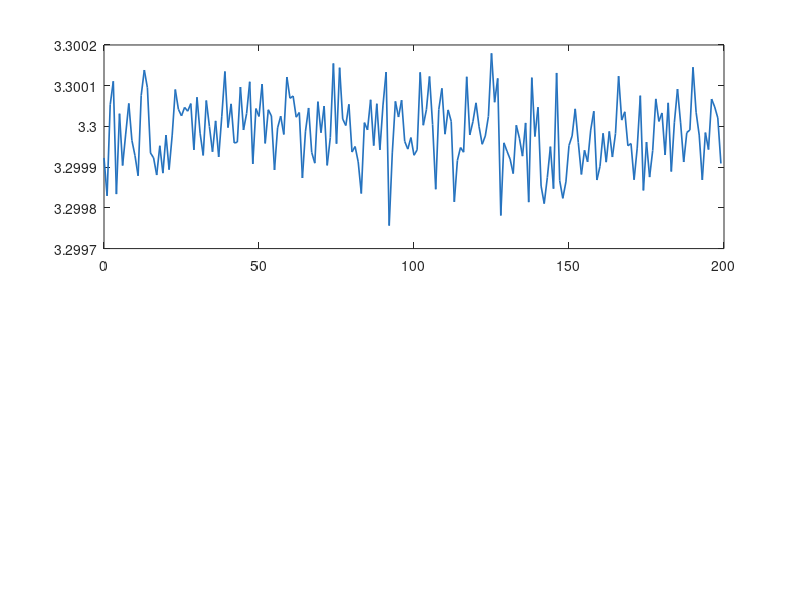

This figure's MATLAB source: (Note: this script raises an error after producing the figure.)
%% Chapter 2 — Section 2.2 配图生成脚本
% 生成 PCB 信号相关的 10 张讲义配图
close all; clearvars; clc;
out = 'E:\AI-Link Group\Chapter#2\';

%% ═══ 图1：LDO vs DCDC 输出纹波对比 ═══
fs   = 1e6;
t    = (0 : 1/fs : 2e-4 - 1/fs);   % 200 µs

% LDO：直流 + 极小宽带噪声
ldo = 3.3 + 0.00008 * randn(size(t));

% DCDC：直流 + 开关频率 300 kHz 的纹波 + 谐波
f_sw  = 300e3;
dcdc  = 3.3 + 0.015*sin(2*pi*f_sw*t) ...
            + 0.005*sin(2*pi*2*f_sw*t) ...
            + 0.002*sin(2*pi*3*f_sw*t) ...
            + 0.001*randn(size(t));

fig = figure('Position',[100 100 860 460],'Color','w');

ax1 = subplot(2,1,1);
plot(t*1e6, ldo,'Color',[0.15 0.45 0.75],'LineWidth',1.2);
yline(3.3,'k--','LineWidth',0.8);
ylabel('电压 (V)','FontSize',11);
title('线性稳压器（LDO）输出：纹波极小（< 100 µV），宽带白噪声','FontSize',11);
ylim([3.28 3.32]); grid on;
text(180, 3.319, sprintf('纹波 ≈ %d µV_{rms}', 80),'FontSize',10,'Color',[0.15 0.45 0.75],'HorizontalAlignment','right');

ax2 = subplot(2,1,2);
plot(t*1e6, dcdc,'Color',[0.85 0.25 0.1],'LineWidth',1.2);
yline(3.3,'k--','LineWidth',0.8);
ylabel('电压 (V)','FontSize',11);
xlabel('时间 (µs)','FontSize',11);
title(sprintf('开关稳压器（DCDC）输出：含开关频率（%d kHz）纹波及谐波', f_sw/1e3),'FontSize',11);
ylim([3.27 3.33]); grid on;
text(180, 3.328, sprintf('纹波 ≈ %d mV_{pp}', 30),'FontSize',10,'Color',[0.85 0.25 0.1],'HorizontalAlignment','right');

linkaxes([ax1 ax2],'x');
sgtitle('LDO vs DCDC：输出纹波特性对比（相同 3.3 V 输出）','FontSize',13,'FontWeight','bold');
saveas(fig,[out 'fig2_power_ripple.png']); close(fig);

%% ═══ 图2：去耦电容效果 ═══
fs  = 50e6;
t   = (0 : 1/fs : 10e-6 - 1/fs);   % 10 µs

% 模拟逻辑翻转事件（3 次）
events = [1.5e-6, 4e-6, 7.5e-6];
tau_rise = 50e-9;

vcc_ideal = 3.3 * ones(size(t));
disturbance = zeros(size(t));
for ev = events
    idx = t >= ev;
    decay = exp(-(t(idx) - ev) / 0.4e-6);
    disturbance(idx) = disturbance(idx) - 0.35 * decay .* sin(2*pi*15e6*(t(idx)-ev));
end

vcc_no_dec  = vcc_ideal + disturbance + 0.005*randn(size(t));
vcc_with_dec = vcc_ideal + 0.08*disturbance + 0.003*randn(size(t));

fig = figure('Position',[100 100 860 460],'Color','w');

ax1 = subplot(2,1,1);
plot(t*1e6, vcc_no_dec,'Color',[0.85 0.25 0.1],'LineWidth',1.2);
yline(3.3,'k--','LineWidth',0.8);
for ev = events
    xline(ev*1e6,'Color',[0.5 0.5 1],'LineStyle',':','LineWidth',1);
end
ylabel('VCC (V)','FontSize',11);
title('无去耦电容：逻辑翻转时 VCC 出现大幅跌落（>300 mV）','FontSize',11);
ylim([2.85 3.55]); grid on;

ax2 = subplot(2,1,2);
plot(t*1e6, vcc_with_dec,'Color',[0.15 0.65 0.3],'LineWidth',1.2);
yline(3.3,'k--','LineWidth',0.8);
for ev = events
    xline(ev*1e6,'Color',[0.5 0.5 1],'LineStyle',':','LineWidth',1);
end
ylabel('VCC (V)','FontSize',11);
xlabel('时间 (µs)','FontSize',11);
title('有去耦电容（100 nF，紧贴引脚）：VCC 跌落抑制至 <30 mV','FontSize',11);
ylim([2.85 3.55]); grid on;

linkaxes([ax1 ax2],'x');
sgtitle('去耦电容的作用：芯片逻辑翻转时的 VCC 瞬态响应','FontSize',13,'FontWeight','bold');
saveas(fig,[out 'fig2_decoupling_effect.png']); close(fig);

%% ═══ 图3：单端 vs 差分信号抗共模噪声 ═══
fs = 100e3;
t  = (0 : 1/fs : 5e-3 - 1/fs);

sig      = sin(2*pi*1000*t);         % 1 kHz 有效信号
cm_noise = 0.6*sin(2*pi*50*t + 0.3) + 0.2*randn(size(t));  % 共模噪声

% 单端：接收端看到信号 + 共模噪声
se_rx = sig + cm_noise;

% 差分：D+ = sig/2 + cm，D- = -sig/2 + cm
dp = sig/2 + cm_noise;
dn = -sig/2 + cm_noise;
diff_rx = dp - dn;   % 共模消除，信号幅度恢复

fig = figure('Position',[100 100 900 500],'Color','w');

subplot(2,2,1);
plot(t*1e3, dp,'Color',[0.7 0.5 0.2],'LineWidth',1,'DisplayName','D+'); hold on;
plot(t*1e3, dn,'Color',[0.2 0.5 0.7],'LineWidth',1,'DisplayName','D-');
ylabel('幅度 (V)'); title('差分发送端（D+ / D−）','FontSize',11);
legend('FontSize',9); grid on; ylim([-1.5 1.5]);

subplot(2,2,2);
plot(t*1e3, sig,'Color',[0.5 0.5 0.5],'LineWidth',1,'DisplayName','原始信号'); hold on;
plot(t*1e3, se_rx,'Color',[0.85 0.25 0.1],'LineWidth',1,'DisplayName','单端接收（含噪声）');
ylabel('幅度 (V)'); title('单端接收：共模噪声直接叠加在信号上','FontSize',11);
legend('FontSize',9); grid on; ylim([-1.8 1.8]);

subplot(2,2,3);
plot(t*1e3, cm_noise,'Color',[0.85 0.25 0.1],'LineWidth',1);
ylabel('幅度 (V)'); xlabel('时间 (ms)');
title('共模噪声（50 Hz 工频 + 随机噪声）','FontSize',11);
grid on; ylim([-1.5 1.5]);

subplot(2,2,4);
plot(t*1e3, sig,'Color',[0.5 0.5 0.5],'LineWidth',1,'DisplayName','原始信号'); hold on;
plot(t*1e3, diff_rx,'Color',[0.15 0.65 0.3],'LineWidth',1.5,'DisplayName','差分接收（噪声消除）');
ylabel('幅度 (V)'); xlabel('时间 (ms)');
title('差分接收：D+ − D−，共模噪声抵消','FontSize',11);
legend('FontSize',9); grid on; ylim([-1.8 1.8]);

sgtitle('单端信号 vs 差分信号：共模噪声抑制能力对比','FontSize',13,'FontWeight','bold');
saveas(fig,[out 'fig2_diff_vs_se.png']); close(fig);

%% ═══ 图4：UART 帧时序图 ═══
% 发送字节 0xA5 = 10100101b，1 起始位，8 数据位，1 停止位
data_bits = [1 0 1 0 0 1 0 1];  % LSB first: 0xA5

frame = [1, 1,  ...         % 空闲（高）
         0,     ...         % 起始位
         data_bits, ...     % 8 数据位（LSB first）
         1,     ...         % 停止位
         1, 1];             % 空闲恢复

% 构造阶梯波形
t_pts = []; v_pts = [];
for k = 1:length(frame)
    t_pts = [t_pts, k-1, k];
    v_pts = [v_pts, frame(k), frame(k)];
end

fig = figure('Position',[100 100 920 340],'Color','w');
plot(t_pts, v_pts,'b','LineWidth',2.5); hold on;
ylim([-0.4 1.55]); xlim([-0.2 length(frame)+0.5]);

% 标注各部分
x_labels = {'空闲', '起', '0', '1', '0', '1', '0', '0', '1', '0', '1', '停', '空闲'};

% 标注位置
centers = [0.5, 2.5, 3.5, 4.5, 5.5, 6.5, 7.5, 8.5, 9.5, 10.5, 11.5, 12.5];
label_str = {'空闲(HIGH)', '起始位\newline(LOW)', 'b0=1', 'b1=0', 'b2=1', 'b3=0', 'b4=0', 'b5=1', 'b6=0', 'b7=1', '停止位\newline(HIGH)', '空闲'};
colors_lbl = {[0.4 0.4 0.4], [0.85 0.2 0.2], [0.15 0.45 0.75], [0.15 0.45 0.75], ...
    [0.15 0.45 0.75], [0.15 0.45 0.75], [0.15 0.45 0.75], [0.15 0.45 0.75], ...
    [0.15 0.45 0.75], [0.15 0.45 0.75], [0.1 0.6 0.2], [0.4 0.4 0.4]};

for k = 1:length(centers)
    v_lbl = frame(round(centers(k))) + 0.18;
    if v_lbl < 0.3, v_lbl = -0.28; end
    text(centers(k), v_lbl, label_str{k}, 'HorizontalAlignment','center', ...
        'FontSize',8.5,'Color',colors_lbl{k},'FontWeight','bold');
end

% 分隔线
for k = 3:11
    plot([k k],[-0.05 1.05],':','Color',[0.65 0.65 0.65],'LineWidth',0.8);
end

% 数据段标注
annotation_y = 1.35;
plot([3 11],[annotation_y annotation_y],'k-','LineWidth',1.5);
plot([3 3],[annotation_y-0.04 annotation_y+0.04],'k-','LineWidth',1.5);
plot([11 11],[annotation_y-0.04 annotation_y+0.04],'k-','LineWidth',1.5);
text(7, annotation_y+0.06,'8 个数据位（LSB 先发，0xA5 = 10100101b）', ...
    'HorizontalAlignment','center','FontSize',10,'FontWeight','bold');

yline(0,'Color',[0.7 0.7 0.7],'LineStyle',':','LineWidth',0.8);
yline(1,'Color',[0.7 0.7 0.7],'LineStyle',':','LineWidth',0.8);
yticks([0 1]); yticklabels({'LOW (0)','HIGH (1)'});
xlabel('位时序（每格 = 1 bit 周期 = 1/波特率）','FontSize',11);
title('UART 帧格式：发送 0xA5（1 起始位 + 8 数据位 + 1 停止位，无校验）','FontSize',12);
grid on;
saveas(fig,[out 'fig2_uart_frame.png']); close(fig);

%% ═══ 图5：SPI 四线时序图 ═══
% 传输 2 个字节，模式0（CPOL=0, CPHA=0）
n_bits = 8;
data_mosi = [1 0 1 1 0 0 1 0];   % 0xB2
data_miso = [0 1 1 0 1 0 0 1];   % 0x69

% 时钟：每个数据位一个时钟周期
clk_t = []; clk_v = [];
for k = 0:n_bits-1
    clk_t = [clk_t, k, k+0.45, k+0.45, k+0.95, k+0.95];
    clk_v = [clk_v, 0, 0,      1,      1,       0      ];
end
clk_t = [clk_t, n_bits]; clk_v = [clk_v, 0];

% 片选：提前 0.5 拉低，结束后 0.5 拉高
cs_t = [-0.5, -0.5, 0, n_bits, n_bits, n_bits+0.5, n_bits+0.5];
cs_v = [1,    0,    0, 0,      1,       1,           1         ];

% 数据线（在 clk 上升沿之前建立）
mosi_t = []; mosi_v = [];
miso_t = []; miso_v = [];
for k = 1:n_bits
    mosi_t = [mosi_t, k-1, k];
    mosi_v = [mosi_v, data_mosi(k), data_mosi(k)];
    miso_t = [miso_t, k-1, k];
    miso_v = [miso_v, data_miso(k), data_miso(k)];
end

fig = figure('Position',[100 100 920 500],'Color','w');
signals = {cs_v; clk_v; mosi_v; miso_v};
t_sigs  = {cs_t; clk_t; mosi_t; miso_t};
labels  = {'CS（片选）','SCLK（时钟）','MOSI（主→从）','MISO（从→主）'};
clrs    = {[0.5 0.0 0.5],[0.3 0.3 0.3],[0.15 0.45 0.75],[0.85 0.35 0.1]};
offsets = [3.6, 2.4, 1.2, 0.0];

hold on;
for s = 1:4
    tv = t_sigs{s}; vv = signals{s} * 0.9 + offsets(s);
    plot(tv, vv,'Color',clrs{s},'LineWidth',2.2);
    text(-0.7, offsets(s)+0.45, labels{s},'HorizontalAlignment','right', ...
        'FontSize',10,'Color',clrs{s},'FontWeight','bold');
    yline(offsets(s),'Color',[0.75 0.75 0.75],'LineStyle',':','LineWidth',0.6);
end

% 标注各位
for k = 1:n_bits
    xline(k-0.5,'Color',[0.7 0.7 0.7],'LineStyle',':','LineWidth',0.7);
    text(k-0.5, 1.2+0.9, sprintf('b%d\n%d', k-1, data_mosi(k)), ...
        'HorizontalAlignment','center','FontSize',8.5,'Color',[0.15 0.45 0.75]);
    text(k-0.5, 0.0+0.9, sprintf('%d', data_miso(k)), ...
        'HorizontalAlignment','center','FontSize',8.5,'Color',[0.85 0.35 0.1]);
end

xlim([-1 n_bits+1]); ylim([-0.3 4.7]);
xticks(0:n_bits); xticklabels(arrayfun(@(x) sprintf('T%d',x), 0:n_bits,'UniformOutput',false));
yticks([]); xlabel('时钟周期','FontSize',11);
title(sprintf('SPI 时序图：CPOL=0, CPHA=0，发送 MOSI=0x%02X，接收 MISO=0x%02X',...
    bin2dec(num2str(data_mosi)), bin2dec(num2str(data_miso))),'FontSize',12);
grid on;
saveas(fig,[out 'fig2_spi_timing.png']); close(fig);

%% ═══ 图6：RC 低通滤波器幅频响应 ═══
R = 1e3; C = 3.3e-9;
fc = 1/(2*pi*R*C);

f = logspace(3, 8, 1000);
H_mag = 1 ./ sqrt(1 + (f/fc).^2);
H_dB  = 20*log10(H_mag);

fig = figure('Position',[100 100 820 420],'Color','w');
semilogx(f, H_dB,'b','LineWidth',2.2); hold on;

% -3dB 截止点
xline(fc,'r--','LineWidth',1.6);
plot(fc, -3,'ro','MarkerSize',10,'MarkerFaceColor','r');
text(fc*1.3, -3+1.5, sprintf('f_c = %.0f kHz\n(−3 dB)', fc/1e3), ...
    'Color','r','FontSize',11,'FontWeight','bold');

% -20dB/decade 斜率标注
f1 = 1e6; f2 = 1e7;
plot([f1 f2], [-20*log10(f1/fc)-3, -20*log10(f2/fc)-3],'k--','LineWidth',1.5);
text(3e6, -30,'−20 dB/十倍频','FontSize',10.5,'Color','k', ...
    'HorizontalAlignment','center','Rotation',-26);

xlabel('频率 (Hz)','FontSize',12); ylabel('增益 (dB)','FontSize',12);
title(sprintf('RC 低通滤波器幅频响应（R = %d Ω，C = %.1f nF，f_c = %.0f kHz）', ...
    R, C*1e9, fc/1e3),'FontSize',12);
ylim([-60 5]); grid on;
saveas(fig,[out 'fig2_rc_lowpass.png']); close(fig);

%% ═══ 图7：铁氧体磁珠阻抗 vs 频率 ═══
% 典型磁珠（600Ω@100MHz）的阻抗曲线（R 和 jX 分量）
f = logspace(4, 9, 500);
f_peak = 100e6;

% 等效模型：串联 R(f) + jX(f)
% R（损耗，在谐振频率峰值）
R_part = 600 ./ (1 + ((log10(f) - log10(f_peak))/0.55).^2);
% X（感性，低频主导；高频转容性）
X_part = 600 * (f/f_peak) ./ (1 + (f/f_peak).^2) .* sign(1 - f/f_peak);
Z_total = sqrt(R_part.^2 + X_part.^2);

fig = figure('Position',[100 100 820 420],'Color','w');
semilogx(f, Z_total,'b','LineWidth',2.5,'DisplayName','|Z| 总阻抗'); hold on;
semilogx(f, R_part, 'r--','LineWidth',1.8,'DisplayName','R（损耗分量）');
semilogx(f, abs(X_part),'Color',[0 0.6 0],'LineStyle','--','LineWidth',1.8,'DisplayName','|X|（电抗分量）');

xline(f_peak,'Color',[0.4 0.4 0.4],'LineStyle',':','LineWidth',1.5);
plot(f_peak, 600,'bo','MarkerSize',10,'MarkerFaceColor','b');
text(f_peak*1.4, 620,'600 Ω @ 100 MHz','FontSize',10.5,'Color','b','FontWeight','bold');

xlabel('频率 (Hz)','FontSize',12); ylabel('阻抗 (Ω)','FontSize',12);
title('铁氧体磁珠阻抗特性（典型 600Ω@100MHz 型号）','FontSize',12);
legend('Location','northwest','FontSize',10);
xlim([1e4 1e9]); ylim([0 750]); grid on;
saveas(fig,[out 'fig2_ferrite_impedance.png']); close(fig);

%% ═══ 图8：LC 滤波器 vs RC 滤波器对比 ═══
R = 100; C = 100e-9; L = C*R^2;  % 同截止频率
fc = 1/(2*pi*sqrt(L*C));         % LC 截止频率（= RC 截止频率）

f = logspace(3, 7, 1000);

% RC -20dB/decade
H_RC = 20*log10(1 ./ sqrt(1 + (f*2*pi*R*C).^2));

% LC（二阶，Q=1/sqrt(2)对应无振铃，Q=5产生明显峰值）
Q_high = 5;
w0 = 2*pi*fc;
w  = 2*pi*f;
H_LC_Q1 = 20*log10(abs(w0^2 ./ (w0^2 - w.^2 + 1j*w0/Q_high*w)));

fig = figure('Position',[100 100 820 430],'Color','w');
semilogx(f, H_RC,'b','LineWidth',2.2,'DisplayName','RC 低通（−20 dB/十倍频）'); hold on;
semilogx(f, H_LC_Q1,'r','LineWidth',2.2,'DisplayName',sprintf('LC 低通（−40 dB/十倍频，Q=%.0f）',Q_high));

xline(fc,'Color',[0.4 0.4 0.4],'LineStyle','--','LineWidth',1.3);
text(fc*1.3, -45, sprintf('f_c = %.1f kHz', fc/1e3),'FontSize',10.5,'FontWeight','bold');

% 斜率标注
f_s1 = 2e5; f_s2 = 2e6;
slope_rc = -20*log10(f_s2/f_s1);
text(sqrt(f_s1*f_s2), H_RC(find(f>=sqrt(f_s1*f_s2),1))-4, ...
    '−20 dB','FontSize',10,'Color','b','Rotation',-20);
text(sqrt(f_s1*f_s2)*1.5, H_LC_Q1(find(f>=sqrt(f_s1*f_s2)*1.5,1))-5, ...
    '−40 dB','FontSize',10,'Color','r','Rotation',-38);

text(fc*0.6, 3, '← 谐振峰值（Q=5）','FontSize',10,'Color','r');

xlabel('频率 (Hz)','FontSize',12); ylabel('增益 (dB)','FontSize',12);
title('LC 滤波器 vs RC 滤波器：截止特性对比','FontSize',12);
legend('Location','southwest','FontSize',10);
ylim([-80 10]); grid on;
saveas(fig,[out 'fig2_lc_vs_rc.png']); close(fig);

%% ═══ 图9：ADC 量化过程 ═══
fs_adc = 50e3;
t_adc  = (0 : 1/fs_adc : 1e-3 - 1/fs_adc);

N_bits = 4;   % 4 bit 便于显示量化阶梯
Vref   = 3.3;
LSB    = Vref / 2^N_bits;

f_sig = 1500;
analog_in = 1.65 + 1.5*sin(2*pi*f_sig*t_adc);  % 以中点为中心
digital_out = floor(analog_in / LSB) * LSB;      % 量化后

fig = figure('Position',[100 100 820 480],'Color','w');

ax1 = subplot(2,1,1);
plot(t_adc*1e3, analog_in,'b','LineWidth',2,'DisplayName','模拟输入');
ylabel('电压 (V)','FontSize',11);
title(sprintf('模拟输入信号（正弦波，%.0f Hz）',f_sig),'FontSize',11);
ylim([0 Vref+0.1]); grid on;

% 量化电平参考线
for k = 0:2^N_bits
    yline(k*LSB,'Color',[0.75 0.75 0.75],'LineStyle',':','LineWidth',0.5);
end

ax2 = subplot(2,1,2);
stairs(t_adc*1e3, digital_out,'r','LineWidth',1.5,'DisplayName','数字输出（量化）'); hold on;
plot(t_adc*1e3, analog_in,'--','Color',[0.5 0.7 1.0],'LineWidth',1,'DisplayName','原始模拟（参考）');

% 标注 LSB
idx_show = find(t_adc > 0.1e-3 & t_adc < 0.15e-3, 1);
if ~isempty(idx_show)
    lv = digital_out(idx_show);
    plot([t_adc(idx_show)*1e3 t_adc(idx_show)*1e3],[lv lv+LSB],'k-','LineWidth',1.5);
    text(t_adc(idx_show)*1e3 + 0.01, lv+LSB/2, sprintf(' 1 LSB = %.0f mV',LSB*1000),...
        'FontSize',10,'FontWeight','bold');
end

ylabel('电压 (V)','FontSize',11); xlabel('时间 (ms)','FontSize',11);
title(sprintf('%d bit ADC 量化输出（%d 个电平，LSB = %.0f mV）', ...
    N_bits, 2^N_bits, LSB*1000),'FontSize',11);
legend('Location','northeast','FontSize',9);
ylim([0 Vref+0.1]); grid on;

linkaxes([ax1 ax2],'x');
sgtitle('ADC 量化过程：连续模拟信号 → 离散数字编码','FontSize',13,'FontWeight','bold');
saveas(fig,[out 'fig2_adc_quantization.png']); close(fig);

%% ═══ 图10：地回流路径示意 ═══
fig = figure('Position',[100 100 900 420],'Color','w');

%── 左图：完整地平面 ──
ax1 = subplot(1,2,1);
hold on; axis equal; axis off;

% 地平面
fill([0 6 6 0],[0 0 1.2 1.2],[0.85 0.92 0.85],'EdgeColor','k','LineWidth',1.5);
text(3, 0.6,'地平面（完整）','HorizontalAlignment','center','FontSize',11,'FontWeight','bold','Color',[0 0.4 0]);

% 信号走线
fill([0 6 6 0],[1.6 1.6 2.0 2.0],[0.7 0.85 1],'EdgeColor','b','LineWidth',1.5);
text(3, 1.8,'信号走线','HorizontalAlignment','center','FontSize',11,'Color','b','FontWeight','bold');

% 发送端
fill([-0.8 0 0 -0.8],[0 0 2 2],[0.95 0.95 0.8],'EdgeColor','k','LineWidth',1);
text(-0.4, 1,'TX','HorizontalAlignment','center','FontSize',10,'FontWeight','bold');

% 接收端
fill([6 6.8 6.8 6],[0 0 2 2],[0.95 0.95 0.8],'EdgeColor','k','LineWidth',1);
text(6.4, 1,'RX','HorizontalAlignment','center','FontSize',10,'FontWeight','bold');

% 信号电流（向右）
annotation('arrow',[0.12 0.43],[0.65 0.65],'Color','b','LineWidth',2,'HeadWidth',12);
text(3, 2.3,'信号电流 →','HorizontalAlignment','center','FontSize',10,'Color','b');

% 回流电流（向左，在地平面正下方）
annotation('arrow',[0.43 0.12],[0.44 0.44],'Color',[0 0.5 0],'LineWidth',2,'HeadWidth',12);
text(3, 0.2,'← 回流（走线正下方，最小面积）','HorizontalAlignment','center','FontSize',9.5,'Color',[0 0.5 0]);

title('完整地平面：回流路径最优','FontSize',12,'FontWeight','bold','Color',[0 0.5 0]);

%── 右图：切割地平面 ──
ax2 = subplot(1,2,2);
hold on; axis equal; axis off;

% 地平面（左半）
fill([0 2.4 2.4 0],[0 0 1.2 1.2],[0.85 0.92 0.85],'EdgeColor','k','LineWidth',1.5);
% 地平面（右半，有缺口）
fill([3.6 6 6 3.6],[0 0 1.2 1.2],[0.85 0.92 0.85],'EdgeColor','k','LineWidth',1.5);
% 缺口标注
text(3, 0.6,'缺口!','HorizontalAlignment','center','FontSize',11,'Color','r','FontWeight','bold');

% 信号走线
fill([0 6 6 0],[1.6 1.6 2.0 2.0],[0.7 0.85 1],'EdgeColor','b','LineWidth',1.5);
text(3, 1.8,'信号走线（跨越缺口）','HorizontalAlignment','center','FontSize',10,'Color','b','FontWeight','bold');

% 发送/接收端
fill([-0.8 0 0 -0.8],[0 0 2 2],[0.95 0.95 0.8],'EdgeColor','k','LineWidth',1);
text(-0.4, 1,'TX','HorizontalAlignment','center','FontSize',10,'FontWeight','bold');
fill([6 6.8 6.8 6],[0 0 2 2],[0.95 0.95 0.8],'EdgeColor','k','LineWidth',1);
text(6.4, 1,'RX','HorizontalAlignment','center','FontSize',10,'FontWeight','bold');

% 信号电流
annotation('arrow',[0.62 0.93],[0.65 0.65],'Color','b','LineWidth',2,'HeadWidth',12);

% 回流绕道（大环路）
px = [2.4, 2.4, 0.5, 0.5, 3, 5.5, 5.5, 3.6];
py = [0.6, -0.5, -0.5, -1.2, -1.2, -1.2, -0.5, 0.6];
% 简化为绕道箭头文字说明
annotation('arrow',[0.93 0.62],[0.27 0.27],'Color',[0.8 0 0],'LineWidth',2,'HeadWidth',12,'LineStyle','--');
text(3, -0.25,'← 回流被迫绕行（大回路 = 大天线 = 强 EMI）','HorizontalAlignment','center','FontSize',9,'Color',[0.8 0 0]);

title({'切割地平面：回流路径被迫绕行','EMI 辐射急剧增加'},'FontSize',12,'FontWeight','bold','Color',[0.8 0 0]);

sgtitle('地平面与信号回流路径：完整 vs 切割','FontSize',13,'FontWeight','bold');
saveas(fig,[out 'fig2_ground_return.png']); close(fig);

fprintf('=== Section 2.2 全部 %d 张图已生成，保存在 %s ===\n', 10, out);
